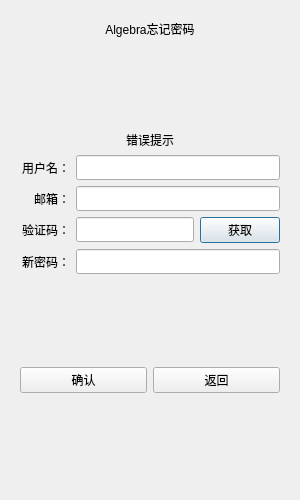
<?xml version="1.0" encoding="UTF-8"?>
<ui version="4.0">
 <class>ResetDialog</class>
 <widget class="QDialog" name="ResetDialog">
  <property name="geometry">
   <rect>
    <x>0</x>
    <y>0</y>
    <width>300</width>
    <height>500</height>
   </rect>
  </property>
  <property name="minimumSize">
   <size>
    <width>300</width>
    <height>500</height>
   </size>
  </property>
  <property name="maximumSize">
   <size>
    <width>300</width>
    <height>500</height>
   </size>
  </property>
  <property name="windowTitle">
   <string>Dialog</string>
  </property>
  <layout class="QVBoxLayout" name="verticalLayout_3">
   <item>
    <layout class="QVBoxLayout" name="verticalLayout">
     <item>
      <widget class="QWidget" name="widget" native="true">
       <layout class="QVBoxLayout" name="verticalLayout_2">
        <item>
         <widget class="QLabel" name="title_label">
          <property name="text">
           <string>Algebra忘记密码</string>
          </property>
          <property name="alignment">
           <set>Qt::AlignCenter</set>
          </property>
         </widget>
        </item>
        <item>
         <spacer name="verticalSpacer">
          <property name="orientation">
           <enum>Qt::Vertical</enum>
          </property>
          <property name="sizeHint" stdset="0">
           <size>
            <width>20</width>
            <height>40</height>
           </size>
          </property>
         </spacer>
        </item>
        <item>
         <widget class="QLabel" name="error_label">
          <property name="text">
           <string>错误提示</string>
          </property>
          <property name="alignment">
           <set>Qt::AlignCenter</set>
          </property>
         </widget>
        </item>
        <item>
         <layout class="QHBoxLayout" name="horizontalLayout_2">
          <item>
           <widget class="QLabel" name="user_label">
            <property name="minimumSize">
             <size>
              <width>50</width>
              <height>25</height>
             </size>
            </property>
            <property name="maximumSize">
             <size>
              <width>50</width>
              <height>16777215</height>
             </size>
            </property>
            <property name="baseSize">
             <size>
              <width>0</width>
              <height>25</height>
             </size>
            </property>
            <property name="layoutDirection">
             <enum>Qt::LeftToRight</enum>
            </property>
            <property name="text">
             <string>用户名：</string>
            </property>
            <property name="alignment">
             <set>Qt::AlignRight|Qt::AlignTrailing|Qt::AlignVCenter</set>
            </property>
           </widget>
          </item>
          <item>
           <widget class="QLineEdit" name="user_edit">
            <property name="sizePolicy">
             <sizepolicy hsizetype="Expanding" vsizetype="Preferred">
              <horstretch>0</horstretch>
              <verstretch>0</verstretch>
             </sizepolicy>
            </property>
            <property name="minimumSize">
             <size>
              <width>0</width>
              <height>25</height>
             </size>
            </property>
            <property name="maximumSize">
             <size>
              <width>16777215</width>
              <height>25</height>
             </size>
            </property>
            <property name="alignment">
             <set>Qt::AlignLeading|Qt::AlignLeft|Qt::AlignVCenter</set>
            </property>
           </widget>
          </item>
         </layout>
        </item>
        <item>
         <layout class="QHBoxLayout" name="horizontalLayout">
          <item>
           <widget class="QLabel" name="email_label">
            <property name="minimumSize">
             <size>
              <width>50</width>
              <height>25</height>
             </size>
            </property>
            <property name="maximumSize">
             <size>
              <width>50</width>
              <height>16777215</height>
             </size>
            </property>
            <property name="baseSize">
             <size>
              <width>0</width>
              <height>25</height>
             </size>
            </property>
            <property name="text">
             <string>邮箱：</string>
            </property>
            <property name="alignment">
             <set>Qt::AlignRight|Qt::AlignTrailing|Qt::AlignVCenter</set>
            </property>
           </widget>
          </item>
          <item>
           <widget class="QLineEdit" name="email_edit">
            <property name="sizePolicy">
             <sizepolicy hsizetype="Expanding" vsizetype="Preferred">
              <horstretch>0</horstretch>
              <verstretch>0</verstretch>
             </sizepolicy>
            </property>
            <property name="minimumSize">
             <size>
              <width>0</width>
              <height>25</height>
             </size>
            </property>
            <property name="maximumSize">
             <size>
              <width>16777215</width>
              <height>25</height>
             </size>
            </property>
           </widget>
          </item>
         </layout>
        </item>
        <item>
         <layout class="QHBoxLayout" name="horizontalLayout_5">
          <item>
           <widget class="QLabel" name="verify_label">
            <property name="minimumSize">
             <size>
              <width>50</width>
              <height>25</height>
             </size>
            </property>
            <property name="maximumSize">
             <size>
              <width>50</width>
              <height>16777215</height>
             </size>
            </property>
            <property name="baseSize">
             <size>
              <width>0</width>
              <height>25</height>
             </size>
            </property>
            <property name="text">
             <string>验证码：</string>
            </property>
            <property name="alignment">
             <set>Qt::AlignRight|Qt::AlignTrailing|Qt::AlignVCenter</set>
            </property>
           </widget>
          </item>
          <item>
           <widget class="QLineEdit" name="verify_edit">
            <property name="sizePolicy">
             <sizepolicy hsizetype="Expanding" vsizetype="Preferred">
              <horstretch>0</horstretch>
              <verstretch>0</verstretch>
             </sizepolicy>
            </property>
            <property name="minimumSize">
             <size>
              <width>0</width>
              <height>25</height>
             </size>
            </property>
            <property name="maximumSize">
             <size>
              <width>16777215</width>
              <height>25</height>
             </size>
            </property>
           </widget>
          </item>
          <item>
           <widget class="QPushButton" name="get_verify_btn">
            <property name="text">
             <string>获取</string>
            </property>
           </widget>
          </item>
         </layout>
        </item>
        <item>
         <layout class="QHBoxLayout" name="horizontalLayout_6">
          <item>
           <widget class="QLabel" name="newpsd_label">
            <property name="minimumSize">
             <size>
              <width>50</width>
              <height>25</height>
             </size>
            </property>
            <property name="maximumSize">
             <size>
              <width>50</width>
              <height>16777215</height>
             </size>
            </property>
            <property name="baseSize">
             <size>
              <width>0</width>
              <height>25</height>
             </size>
            </property>
            <property name="text">
             <string>新密码：</string>
            </property>
            <property name="alignment">
             <set>Qt::AlignRight|Qt::AlignTrailing|Qt::AlignVCenter</set>
            </property>
           </widget>
          </item>
          <item>
           <widget class="QLineEdit" name="newpsd_edit">
            <property name="sizePolicy">
             <sizepolicy hsizetype="Expanding" vsizetype="Preferred">
              <horstretch>0</horstretch>
              <verstretch>0</verstretch>
             </sizepolicy>
            </property>
            <property name="minimumSize">
             <size>
              <width>0</width>
              <height>25</height>
             </size>
            </property>
            <property name="baseSize">
             <size>
              <width>0</width>
              <height>25</height>
             </size>
            </property>
           </widget>
          </item>
         </layout>
        </item>
        <item>
         <spacer name="verticalSpacer_2">
          <property name="orientation">
           <enum>Qt::Vertical</enum>
          </property>
          <property name="sizeHint" stdset="0">
           <size>
            <width>20</width>
            <height>40</height>
           </size>
          </property>
         </spacer>
        </item>
        <item>
         <layout class="QHBoxLayout" name="horizontalLayout_7">
          <item>
           <widget class="QPushButton" name="confirm_btn">
            <property name="text">
             <string>确认</string>
            </property>
           </widget>
          </item>
          <item>
           <widget class="QPushButton" name="cancel_btn">
            <property name="text">
             <string>返回</string>
            </property>
           </widget>
          </item>
         </layout>
        </item>
        <item>
         <spacer name="verticalSpacer_3">
          <property name="orientation">
           <enum>Qt::Vertical</enum>
          </property>
          <property name="sizeHint" stdset="0">
           <size>
            <width>20</width>
            <height>40</height>
           </size>
          </property>
         </spacer>
        </item>
       </layout>
      </widget>
     </item>
    </layout>
   </item>
  </layout>
 </widget>
 <resources/>
 <connections/>
</ui>
